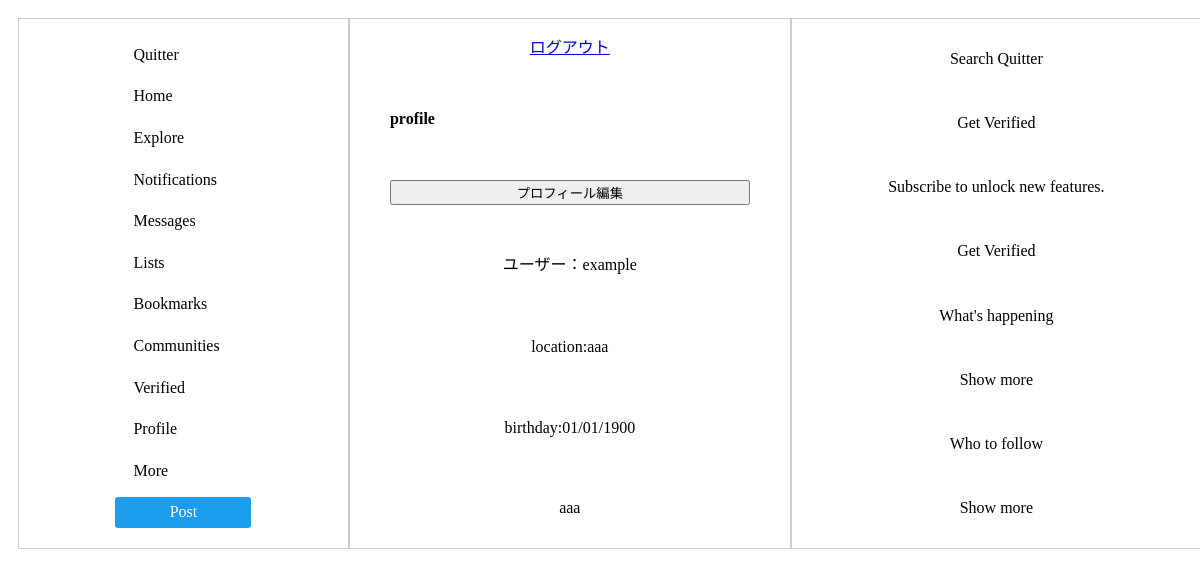
Page /profile/ (signed in) on the committed database.
### accounts/models.py (models this page shows)
class Profile(models.Model):
    user=models.OneToOneField(User, on_delete=models.CASCADE,null=True)
    introduction_text=models.TextField(null=True)
    birthday=models.TextField(null=True)
    location=models.TextField(null=True)

### accounts/views.py (the view, shortened to what this page needs)
# urls.py: path('profile/',profile,name='profile'),
def profile(request):
    username = request.user.username
    form = ProfileForm(request.POST, instance=request.user.profile)
    user_profile = Profile.objects.get(user=request.user)
    return render(request,'profile.html',{'username':username,'form': form,'user_profile':user_profile})

### templates/profile.html (shortened to what this page needs)
{% load static %}
<head>
    <link rel="stylesheet" href="{% static './css/homepage.css' %}">
    <link rel="stylesheet" href="{% static './css/profile.css' %}"
</head>
<body class="lan">
    <div id="flexbox">
        <div class="box-item1">
            <a href="#" class="btn-flat-border left-aligned">Quitter</a>
            <a href="{% url 'home' %}" class="btn-flat-border">Home</a>
            <a href="#" class="btn-flat-border">Explore</a>
            <a href="#" class="btn-flat-border">Notifications</a>
            <a href="#" class="btn-flat-border">Messages</a>
            <a href="#" class="btn-flat-border">Lists</a>
            <a href="#" class="btn-flat-border">Bookmarks</a>
            <a href="#" class="btn-flat-border">Communities</a>
            <a href="#" class="btn-flat-border">Verified</a>
            <p class="btn-flat-border">Profile</p>
            <a href="#" class="btn-flat-border">More</a>
            <a href="#" class="btn-flat-border1">Post</a>
        </div>
        <div class="box-item2">
            <a href="{% url 'logout' %}">ログアウト</a>
            <h4>profile</h4>
            <button id="open">プロフィール編集</button>
            <p>ユーザー：{{ username }}</p>
            <p>location:{{ user_profile.location }}</p><p>birthday:{{ user_profile.birthday }}</p>
            <p>{{ user_profile.introduction_text }}</p>
        </div>
        <div class="box-item3">
        <p>Search Quitter</p>
        <p>Get Verified</p>
        <p>Subscribe to unlock new features.</p>
        <p>Get Verified</p>
        <p>What's happening</p>
        <p>Show more</p>
        <p>Who to follow</p>
        <p>Show more</p>
        </div>
    </div>
</body>

### static/css/homepage.css (style rules this page uses)
#flexbox { display:flex; background:white; width: 100%; height:auto; padding:10px; }
.box-item1 { flex-grow: 1; background:white; text-align: center; padding:15px 40px; border:1px solid rgb(206, 205, 205); display: flex; flex-direction: column; justify-content: space-between; }
.box-item2 { flex-grow: 2; background:white; text-align: center; padding:15px 40px; border:1px solid rgb(206, 205, 205); display: flex; flex-direction: column; justify-content: space-between; }
.box-item3 { flex-grow: 1; background:white; text-align: center; padding:15px 40px; border:1px solid rgb(206, 205, 205); display: flex; flex-direction: column; justify-content: space-between; }
.btn-flat-border, .btn-flat-border1 { text-align: left; display: block; margin: 5px auto; padding: 0.3em 1em; text-decoration: none; transition: .4s; border-radius: 3px; width: 100px; text-align: center; padding: 0.3em 1em; }
.btn-flat-border { padding: 0.3em 1em; text-decoration: none; color: black; border: solid 2px white; border-radius: 3px; text-align: left; transition: .4s; display: block; margin: 5px auto; }
.btn-flat-border1 { display: inline-block; padding: 0.3em 1em; text-decoration: none; color: white; border: solid 2px rgb(27, 156, 236); border-radius: 3px; transition: .4s; background-color: rgb(27, 156, 236); display: block; margin: 5px auto; }
.left-aligned { text-align: left; }
h4 { text-align: left; }

### rows in the picture
Profile: location "aaa", birthday "01/01/1900", introduction_text "aaa"

### other values in the picture
{{ username }} "example"
